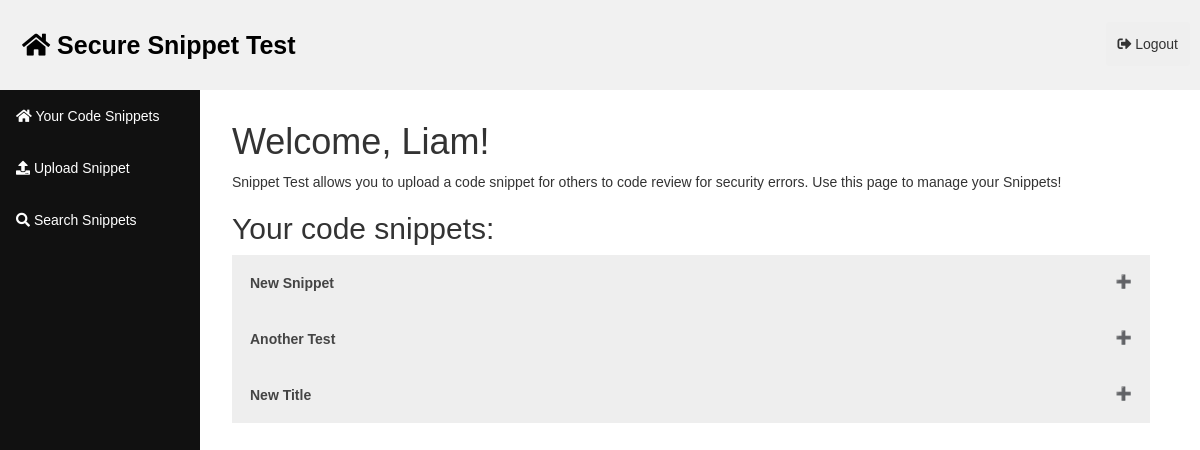
Before: /home/ (signed in) with the older database file.
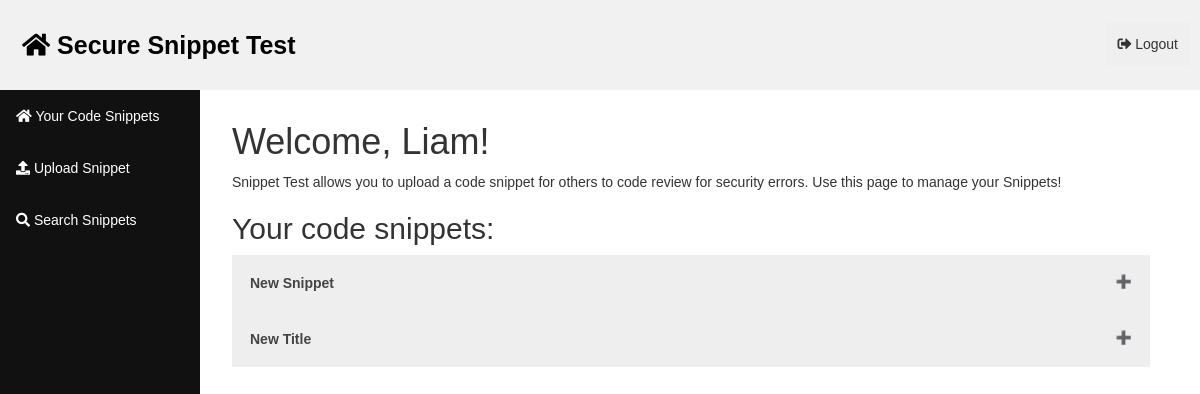
After: the same page with the newer database file.
### snippetTest/models.py (models this page shows)
class Snippet(models.Model):
	uploadUser = models.TextField()
	editedBy = models.TextField()
	title = models.TextField()
	language = models.TextField()
	originalSnippet = models.TextField()
	editedSnippet = models.TextField()

### snippetTest/views.py (the view)
# urls.py: path('home/', homeView),
def homeView(request):
	if request.user.is_authenticated:
		username = request.user.username
		allSnippets = Snippet.objects.filter(uploadUser=username)
		print('Authenticated!')
		return render(request, 'home.html',{'username':username,'allSnippets':allSnippets})
	else:
		print('Not authenticated, redirecting to login')
		return redirect('/login/')

### templates/home.html (shortened to what this page needs)
{% load static %}
<!DOCTYPE html>
<html>
<head>
	<link rel="stylesheet" href="//maxcdn.bootstrapcdn.com/bootstrap/3.2.0/css/bootstrap.min.css">
	<link rel="stylesheet" href="//maxcdn.bootstrapcdn.com/bootstrap/3.2.0/css/bootstrap-theme.min.css">
	<link rel="stylesheet" href="https://use.fontawesome.com/releases/v5.5.0/css/all.css">
	<link rel="stylesheet" href="{% static 'css/styles.css' %}">
</head>
<body>
	<div class="header">
	  <a href="/home/" class="logo"><i class="fas fa-home"></i> Secure Snippet Test</a>
	  <div class="header-right">
	  	<form action="/submitLogout/">
	  	<button type="submit" class="btn"><i class="fas fa-sign-out-alt"></i> Logout</button>
	  </form>
	  </div>
	</div>
<div class="main">
		<div class="sidenav">
		  	<a href="/home/"><i class="fas fa-home"></i> Your Code Snippets</a>
		  	<a href="/upload/"><i class="fas fa-upload"></i> Upload Snippet</a>
		 	<a href="/searchSnippets/"><i class="fas fa-search"></i> Search Snippets</a>
		</div>
<div class="textContent">
		<h1>Welcome, {{username}}!</h1>
		<p>Snippet Test allows you to upload a code snippet for others to code review for security errors. Use this page to manage your Snippets!</p>
		<div class="accordionContainer">
		<h2>Your code snippets:</h2>
		<ul class = "list-unstyled">
			{% for snippet in allSnippets %}
			<li>
				<button class="accordion"><b>{{snippet.title}}</b>	</button>
			</li>
			{% endfor %}
		</ul>
		</div>
</div>
</div>
</body>
</html>

Changed rows visible on the page:
removed Snippet: title "Another Test"
